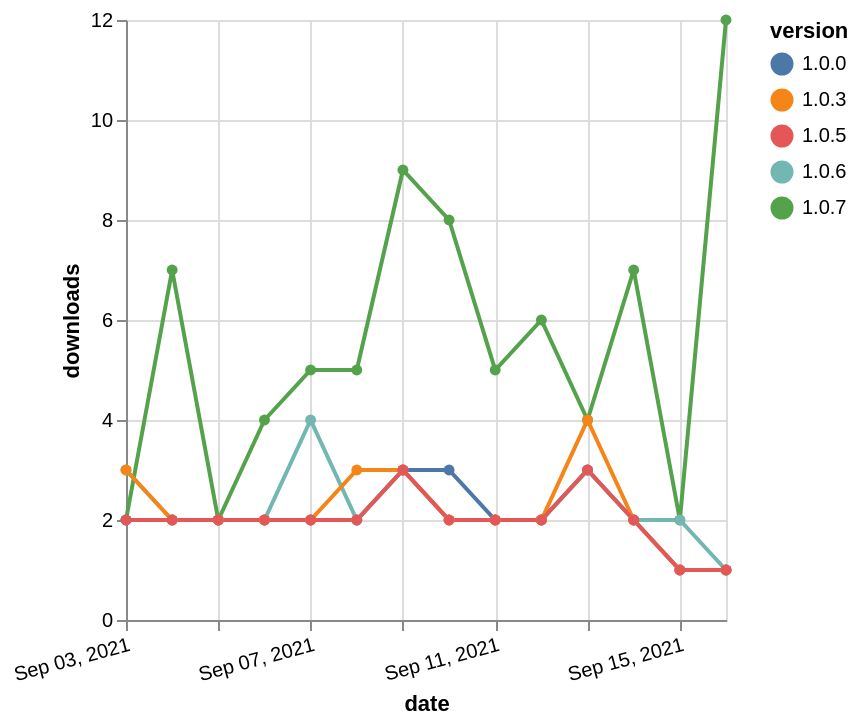

Source (Vega-Lite JSON):
### Vega-Lite specification from a JSON file in a GitHub repository (floating-point values rounded to 4 significant figures)
{"$schema": "https://vega.github.io/schema/vega-lite/v5.json", "description": "A simple bar chart with embedded data.", "data": {"values": [{"date": "2021-09-03", "total": 3253, "delta": 2, "version": "1.0.7"}, {"date": "2021-09-04", "total": 3260, "delta": 7, "version": "1.0.7"}, {"date": "2021-09-05", "total": 3262, "delta": 2, "version": "1.0.7"}, {"date": "2021-09-06", "total": 3266, "delta": 4, "version": "1.0.7"}, {"date": "2021-09-07", "total": 3271, "delta": 5, "version": "1.0.7"}, {"date": "2021-09-08", "total": 3276, "delta": 5, "version": "1.0.7"}, {"date": "2021-09-09", "total": 3285, "delta": 9, "version": "1.0.7"}, {"date": "2021-09-10", "total": 3293, "delta": 8, "version": "1.0.7"}, {"date": "2021-09-11", "total": 3298, "delta": 5, "version": "1.0.7"}, {"date": "2021-09-12", "total": 3304, "delta": 6, "version": "1.0.7"}, {"date": "2021-09-13", "total": 3308, "delta": 4, "version": "1.0.7"}, {"date": "2021-09-14", "total": 3315, "delta": 7, "version": "1.0.7"}, {"date": "2021-09-15", "total": 3317, "delta": 2, "version": "1.0.7"}, {"date": "2021-09-16", "total": 3329, "delta": 12, "version": "1.0.7"}, {"date": "2021-09-03", "total": 2519, "delta": 2, "version": "1.0.0"}, {"date": "2021-09-04", "total": 2521, "delta": 2, "version": "1.0.0"}, {"date": "2021-09-05", "total": 2523, "delta": 2, "version": "1.0.0"}, {"date": "2021-09-06", "total": 2525, "delta": 2, "version": "1.0.0"}, {"date": "2021-09-07", "total": 2527, "delta": 2, "version": "1.0.0"}, {"date": "2021-09-08", "total": 2529, "delta": 2, "version": "1.0.0"}, {"date": "2021-09-09", "total": 2532, "delta": 3, "version": "1.0.0"}, {"date": "2021-09-10", "total": 2535, "delta": 3, "version": "1.0.0"}, {"date": "2021-09-11", "total": 2537, "delta": 2, "version": "1.0.0"}, {"date": "2021-09-12", "total": 2539, "delta": 2, "version": "1.0.0"}, {"date": "2021-09-13", "total": 2542, "delta": 3, "version": "1.0.0"}, {"date": "2021-09-14", "total": 2544, "delta": 2, "version": "1.0.0"}, {"date": "2021-09-15", "total": 2545, "delta": 1, "version": "1.0.0"}, {"date": "2021-09-16", "total": 2546, "delta": 1, "version": "1.0.0"}, {"date": "2021-09-03", "total": 4947, "delta": 3, "version": "1.0.6"}, {"date": "2021-09-04", "total": 4949, "delta": 2, "version": "1.0.6"}, {"date": "2021-09-05", "total": 4951, "delta": 2, "version": "1.0.6"}, {"date": "2021-09-06", "total": 4953, "delta": 2, "version": "1.0.6"}, {"date": "2021-09-07", "total": 4957, "delta": 4, "version": "1.0.6"}, {"date": "2021-09-08", "total": 4959, "delta": 2, "version": "1.0.6"}, {"date": "2021-09-09", "total": 4962, "delta": 3, "version": "1.0.6"}, {"date": "2021-09-10", "total": 4964, "delta": 2, "version": "1.0.6"}, {"date": "2021-09-11", "total": 4966, "delta": 2, "version": "1.0.6"}, {"date": "2021-09-12", "total": 4968, "delta": 2, "version": "1.0.6"}, {"date": "2021-09-13", "total": 4971, "delta": 3, "version": "1.0.6"}, {"date": "2021-09-14", "total": 4973, "delta": 2, "version": "1.0.6"}, {"date": "2021-09-15", "total": 4975, "delta": 2, "version": "1.0.6"}, {"date": "2021-09-16", "total": 4976, "delta": 1, "version": "1.0.6"}, {"date": "2021-09-03", "total": 3572, "delta": 3, "version": "1.0.3"}, {"date": "2021-09-04", "total": 3574, "delta": 2, "version": "1.0.3"}, {"date": "2021-09-05", "total": 3576, "delta": 2, "version": "1.0.3"}, {"date": "2021-09-06", "total": 3578, "delta": 2, "version": "1.0.3"}, {"date": "2021-09-07", "total": 3580, "delta": 2, "version": "1.0.3"}, {"date": "2021-09-08", "total": 3583, "delta": 3, "version": "1.0.3"}, {"date": "2021-09-09", "total": 3586, "delta": 3, "version": "1.0.3"}, {"date": "2021-09-10", "total": 3588, "delta": 2, "version": "1.0.3"}, {"date": "2021-09-11", "total": 3590, "delta": 2, "version": "1.0.3"}, {"date": "2021-09-12", "total": 3592, "delta": 2, "version": "1.0.3"}, {"date": "2021-09-13", "total": 3596, "delta": 4, "version": "1.0.3"}, {"date": "2021-09-14", "total": 3598, "delta": 2, "version": "1.0.3"}, {"date": "2021-09-15", "total": 3599, "delta": 1, "version": "1.0.3"}, {"date": "2021-09-16", "total": 3600, "delta": 1, "version": "1.0.3"}, {"date": "2021-09-03", "total": 2918, "delta": 2, "version": "1.0.5"}, {"date": "2021-09-04", "total": 2920, "delta": 2, "version": "1.0.5"}, {"date": "2021-09-05", "total": 2922, "delta": 2, "version": "1.0.5"}, {"date": "2021-09-06", "total": 2924, "delta": 2, "version": "1.0.5"}, {"date": "2021-09-07", "total": 2926, "delta": 2, "version": "1.0.5"}, {"date": "2021-09-08", "total": 2928, "delta": 2, "version": "1.0.5"}, {"date": "2021-09-09", "total": 2931, "delta": 3, "version": "1.0.5"}, {"date": "2021-09-10", "total": 2933, "delta": 2, "version": "1.0.5"}, {"date": "2021-09-11", "total": 2935, "delta": 2, "version": "1.0.5"}, {"date": "2021-09-12", "total": 2937, "delta": 2, "version": "1.0.5"}, {"date": "2021-09-13", "total": 2940, "delta": 3, "version": "1.0.5"}, {"date": "2021-09-14", "total": 2942, "delta": 2, "version": "1.0.5"}, {"date": "2021-09-15", "total": 2943, "delta": 1, "version": "1.0.5"}, {"date": "2021-09-16", "total": 2944, "delta": 1, "version": "1.0.5"}]}, "width": "container", "mark": {"type": "line", "point": {"filled": true}}, "encoding": {"x": {"field": "date", "type": "temporal", "timeUnit": "yearmonthdate", "title": "date", "axis": {"labelAngle": -15}}, "y": {"field": "delta", "type": "quantitative", "title": "downloads"}, "color": {"field": "version", "type": "nominal"}, "tooltip": {"field": "delta"}}}
